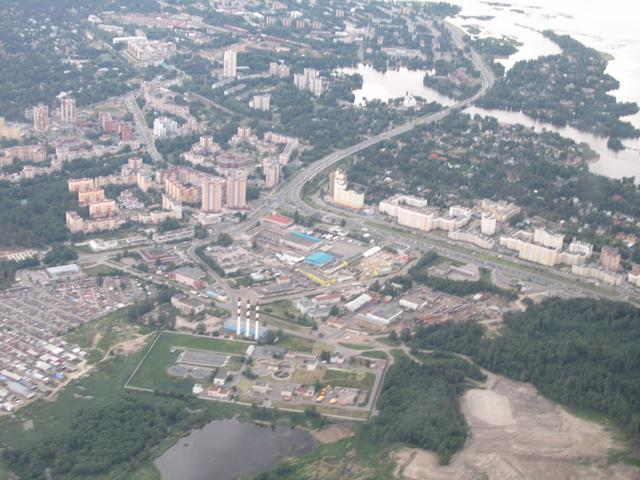
#> input picture aero1.jpg, 640 x 480 px
$ python homographyRansac.py
#> lines starting #> are read from the running program, lines starting #| are printed output that depends on the picture
import cv2
import numpy as np
import matplotlib.pyplot as plt
import random
from homographyModel import computeHomography, dist
from ransac import RANSAC


# 1. SIFT ile Keypoint ve Descriptor Çıkarımı
def extract_keypoints(image1, image2):
    sift = cv2.SIFT_create()

    # Keypoint ve descriptor çıkarma
    kp1, des1 = sift.detectAndCompute(image1, None)
    kp2, des2 = sift.detectAndCompute(image2, None)

    return kp1, des1, kp2, des2

def match_keypoints(des1, des2, kp1, kp2):
    bf = cv2.BFMatcher(cv2.NORM_L2, crossCheck=True)
    matches = bf.match(des1, des2)
    matches = sorted(matches, key=lambda x: x.distance)  # En iyi eşleşmeler önde
    point_map = []

    for match in matches:
        src_point = kp1[match.queryIdx].pt
        dst_point = kp2[match.trainIdx].pt
        point_map.append([src_point[0], src_point[1], dst_point[0], dst_point[1]])

    return point_map


# 3. RANSAC ile Homografi Hesaplama
# [29 lines left out: functions fit_homography, homography_error, not called in this run]

# 4. OpenCV ile Homografi Hesaplama
def opencv_homography(point_map):
    src_points = np.array([pair[:2] for pair in point_map], dtype=np.float32)
    dst_points = np.array([pair[2:] for pair in point_map], dtype=np.float32)

    H, mask = cv2.findHomography(src_points, dst_points, cv2.RANSAC, 5.0)
    return H, mask

# [44 lines left out: functions back_projection_error, warp_image, blend_images, not called in this run]

# 5. Ana İşlem
def main():
    # Görüntüleri yükleme
    image1_path = "aero1.jpg"
    image2_path = "aero3.jpg"

    img1 = cv2.imread(image1_path, cv2.IMREAD_GRAYSCALE)
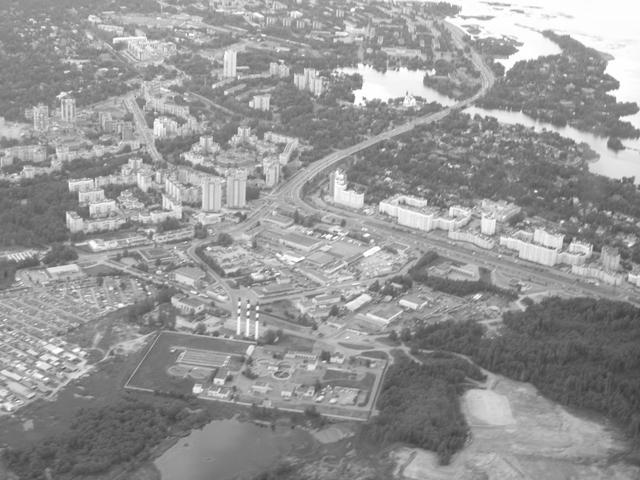
#> img1: shape (480, 640); min 58, max 255, mean 149.9
    img2 = cv2.imread(image2_path, cv2.IMREAD_GRAYSCALE)
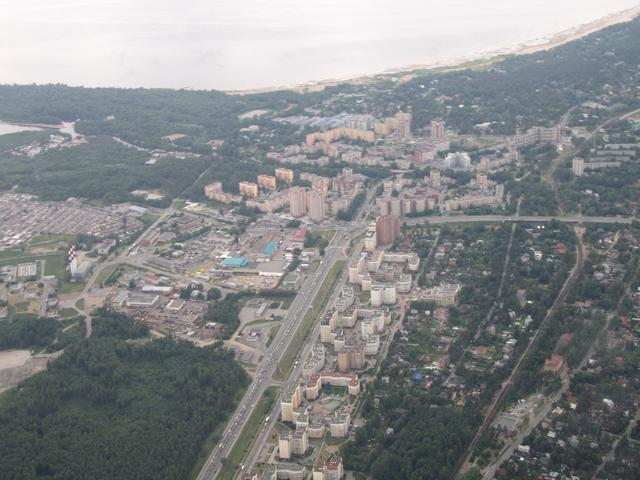
#> input picture aero3.jpg, 640 x 480 px
#> img2: shape (480, 640); min 36, max 255, mean 136.1

    if img1 is None or img2 is None:
        raise ValueError("Görüntüler yüklenemedi. Dosya yollarını kontrol edin.")

    # Keypoint çıkarma
    kp1, des1, kp2, des2 = extract_keypoints(img1, img2)
#> in extract_keypoints, `kp1, des1 = sift.detectAndCompute(image1, None)`: kp1 = 4253 keypoints; strongest (x, y, size): (536, 191, 1.8), (257, 308, 2.4), (562, 221, 2.2), (248, 313, 2.3)
#> in extract_keypoints, `kp2, des2 = sift.detectAndCompute(image2, None)`: kp2 = 3033 keypoints; strongest (x, y, size): (522, 459, 2.2), (529, 302, 1.8), (573, 406, 3.6), (461, 106, 2.1)

    # Keypoint eşleşmelerini bul
    point_map = match_keypoints(des1, des2, kp1, kp2)
#> in match_keypoints, `matches = bf.match(des1, des2)`: matches = 1138 matches
#> the loop in match_keypoints, `for match in matches:` made 1138 passes
#> (src_point, dst_point) on passes 1 to 3: ((440.7, 2.78), (181.6, 90.04)), ((587.1, 42.6), (93.5, 86.35)), ((320.9, 157.2), (603.7, 29.64))
#> after the loop in match_keypoints, `for match in matches:`: point_map = 1138 items, first 6: [440.7, 2.78, 181.6, 90.04], [587.1, 42.6, 93.5, 86.35], [320.9, 157.2, 603.7, 29.64], [623.8, 101.9, 54.53, 82.91], [412, 225.4, 246.2, 69.08], [545.8, 54.37, 101.6, 86.28]

    # Hata hesaplama
    src_points = [pair[:2] for pair in point_map]
#> src_points = 1138 pairs, first value 3.57 to 634.1, second value 2.42 to 476.6
    dst_points = [pair[2:] for pair in point_map]
#> dst_points = 1138 pairs, first value 3.98 to 636.9, second value 21.13 to 476.4


    # RANSAC ile homografi hesaplama

    H_opencv, mask_opencv = opencv_homography(point_map)
#> in opencv_homography, `H, mask = cv2.findHomography(src_points, dst_points, cv2.RANSAC, 5.0)`: H = [[23.07, -4.49, 54.37], [32.97, -6.01, -263.2], [0.103, -0.0252, 1]]; mask = 1138 values, max 1 at index 54, min 0 at index 0, mean 0.00703
#> H_opencv has the same summary as H in opencv_homography; mask_opencv has the same summary as mask in opencv_homography


#> (the run stopped early here; a loop or call above may not have finished)
